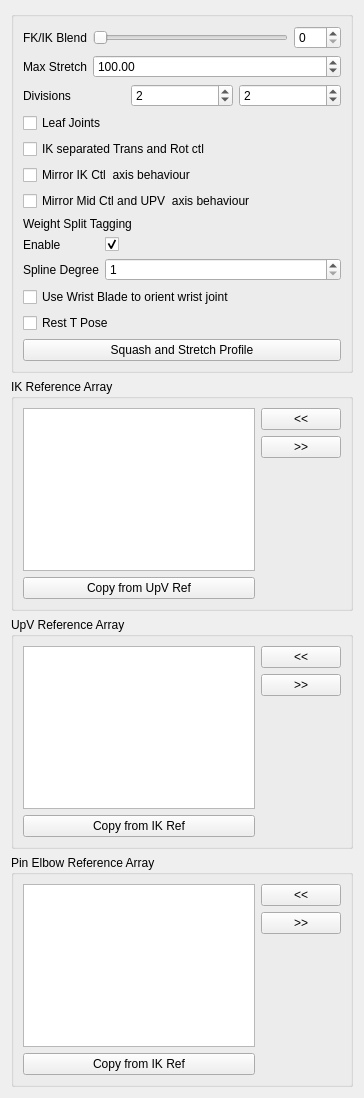
<?xml version="1.0" encoding="UTF-8"?>
<ui version="4.0">
 <class>Form</class>
 <widget class="QWidget" name="Form">
  <property name="geometry">
   <rect>
    <x>0</x>
    <y>0</y>
    <width>364</width>
    <height>1098</height>
   </rect>
  </property>
  <property name="windowTitle">
   <string>Form</string>
  </property>
  <layout class="QGridLayout" name="gridLayout">
   <item row="0" column="0">
    <widget class="QGroupBox" name="groupBox">
     <property name="title">
      <string/>
     </property>
     <layout class="QGridLayout" name="gridLayout_2">
      <item row="0" column="0">
       <layout class="QVBoxLayout" name="verticalLayout">
        <item>
         <layout class="QFormLayout" name="formLayout">
          <property name="fieldGrowthPolicy">
           <enum>QFormLayout::AllNonFixedFieldsGrow</enum>
          </property>
          <item row="0" column="0">
           <widget class="QLabel" name="ikfk_label">
            <property name="text">
             <string>FK/IK Blend</string>
            </property>
           </widget>
          </item>
          <item row="0" column="1">
           <layout class="QHBoxLayout" name="horizontalLayout_3">
            <item>
             <widget class="QSlider" name="ikfk_slider">
              <property name="minimumSize">
               <size>
                <width>0</width>
                <height>15</height>
               </size>
              </property>
              <property name="maximum">
               <number>100</number>
              </property>
              <property name="orientation">
               <enum>Qt::Horizontal</enum>
              </property>
             </widget>
            </item>
            <item>
             <widget class="QSpinBox" name="ikfk_spinBox">
              <property name="maximum">
               <number>100</number>
              </property>
             </widget>
            </item>
           </layout>
          </item>
          <item row="1" column="0">
           <widget class="QLabel" name="maxStretch_label">
            <property name="sizePolicy">
             <sizepolicy hsizetype="MinimumExpanding" vsizetype="MinimumExpanding">
              <horstretch>0</horstretch>
              <verstretch>0</verstretch>
             </sizepolicy>
            </property>
            <property name="text">
             <string>Max Stretch</string>
            </property>
           </widget>
          </item>
          <item row="1" column="1">
           <widget class="QDoubleSpinBox" name="maxStretch_spinBox">
            <property name="sizePolicy">
             <sizepolicy hsizetype="MinimumExpanding" vsizetype="Fixed">
              <horstretch>0</horstretch>
              <verstretch>0</verstretch>
             </sizepolicy>
            </property>
            <property name="minimum">
             <double>1.000000000000000</double>
            </property>
            <property name="maximum">
             <double>1000.000000000000000</double>
            </property>
            <property name="value">
             <double>100.000000000000000</double>
            </property>
           </widget>
          </item>
         </layout>
        </item>
        <item>
         <layout class="QHBoxLayout" name="horizontalLayout">
          <item>
           <widget class="QLabel" name="divisions_label">
            <property name="text">
             <string>Divisions</string>
            </property>
           </widget>
          </item>
          <item>
           <widget class="QSpinBox" name="div0_spinBox">
            <property name="minimum">
             <number>0</number>
            </property>
            <property name="value">
             <number>2</number>
            </property>
           </widget>
          </item>
          <item>
           <widget class="QSpinBox" name="div1_spinBox">
            <property name="minimum">
             <number>0</number>
            </property>
            <property name="value">
             <number>2</number>
            </property>
           </widget>
          </item>
         </layout>
        </item>
        <item>
         <widget class="QCheckBox" name="leafJoints_checkBox">
          <property name="text">
           <string>Leaf Joints</string>
          </property>
         </widget>
        </item>
        <item>
         <widget class="QCheckBox" name="ikTR_checkBox">
          <property name="text">
           <string>IK separated Trans and Rot ctl</string>
          </property>
         </widget>
        </item>
        <item>
         <widget class="QCheckBox" name="mirrorIK_checkBox">
          <property name="toolTip">
           <string extracomment="This option set the axis of the mid CTL (elbow) and the up vector control to move in a mirror behaviour ">This option set the axis of the mid CTL (elbow) and the up vector control to move in a mirror behaviour </string>
          </property>
          <property name="statusTip">
           <string extracomment="This option set the axis of the mid CTL (elbow) and the up vector control to move in a mirror behaviour ">This option set the axis of the mid CTL (elbow) and the up vector control to move in a mirror behaviour </string>
          </property>
          <property name="whatsThis">
           <string>This option set the axis of the mid CTL (elbow) and the up vector control to move in a mirror behaviour </string>
          </property>
          <property name="text">
           <string>Mirror IK Ctl  axis behaviour</string>
          </property>
         </widget>
        </item>
        <item>
         <widget class="QCheckBox" name="mirrorMid_checkBox">
          <property name="toolTip">
           <string extracomment="This option set the axis of the mid CTL (elbow) and the up vector control to move in a mirror behaviour ">This option set the axis of the mid CTL (elbow) and the up vector control to move in a mirror behaviour </string>
          </property>
          <property name="statusTip">
           <string extracomment="This option set the axis of the mid CTL (elbow) and the up vector control to move in a mirror behaviour ">This option set the axis of the mid CTL (elbow) and the up vector control to move in a mirror behaviour </string>
          </property>
          <property name="whatsThis">
           <string>This option set the axis of the mid CTL (elbow) and the up vector control to move in a mirror behaviour </string>
          </property>
          <property name="text">
           <string>Mirror Mid Ctl and UPV  axis behaviour</string>
          </property>
         </widget>
        </item>
        <item>
         <layout class="QFormLayout" name="weight_split_formLayout">
          <item row="0" column="0" colspan="2">
           <widget class="QLabel" name="weight_split_label">
            <property name="text">
             <string>Weight Split Tagging</string>
            </property>
           </widget>
          </item>
          <item row="1" column="0">
           <widget class="QLabel" name="weight_split_enable_label">
            <property name="toolTip">
             <string>Tag the component joints for automatic skin weight splitting.</string>
            </property>
            <property name="text">
             <string>Enable</string>
            </property>
           </widget>
          </item>
          <item row="1" column="1">
           <widget class="QCheckBox" name="weight_split_enable_checkBox">
            <property name="toolTip">
             <string>Tag the component joints for automatic skin weight splitting.</string>
            </property>
            <property name="checked">
             <bool>true</bool>
            </property>
           </widget>
          </item>
          <item row="2" column="0">
           <widget class="QLabel" name="spline_degree_label">
            <property name="toolTip">
             <string>Higher values produce smoother skin weight splits.</string>
            </property>
            <property name="text">
             <string>Spline Degree</string>
            </property>
           </widget>
          </item>
          <item row="2" column="1">
           <widget class="QSpinBox" name="spline_degree_spinBox">
            <property name="minimum">
             <number>1</number>
            </property>
            <property name="maximum">
             <number>5</number>
            </property>
           </widget>
          </item>
         </layout>
        </item>
        <item>
         <widget class="QCheckBox" name="useBlade_checkBox">
          <property name="toolTip">
           <string>&lt;html&gt;&lt;head/&gt;&lt;body&gt;&lt;p&gt;If checked, will use a blade to control the wrist joint orientation. This doesn't affect the controls that are align with the arm plane.&lt;/p&gt;&lt;/body&gt;&lt;/html&gt;</string>
          </property>
          <property name="statusTip">
           <string extracomment="This option set the axis of the mid CTL (elbow) and the up vector control to move in a mirror behaviour "/>
          </property>
          <property name="whatsThis">
           <string/>
          </property>
          <property name="text">
           <string>Use Wrist Blade to orient wrist joint</string>
          </property>
         </widget>
        </item>
        <item>
         <widget class="QCheckBox" name="TPoseRest_checkBox">
          <property name="toolTip">
           <string extracomment="This option set the axis of the mid CTL (elbow) and the up vector control to move in a mirror behaviour ">&lt;html&gt;&lt;head/&gt;&lt;body&gt;&lt;p&gt;If checked, the Rest pose for controls will be in T Pose&lt;/p&gt;&lt;/body&gt;&lt;/html&gt;</string>
          </property>
          <property name="statusTip">
           <string extracomment="This option set the axis of the mid CTL (elbow) and the up vector control to move in a mirror behaviour ">This option set the axis of the mid CTL (elbow) and the up vector control to move in a mirror behaviour </string>
          </property>
          <property name="whatsThis">
           <string>This option set the axis of the mid CTL (elbow) and the up vector control to move in a mirror behaviour </string>
          </property>
          <property name="text">
           <string>Rest T Pose</string>
          </property>
         </widget>
        </item>
        <item>
         <layout class="QHBoxLayout" name="horizontalLayout_2">
          <item>
           <widget class="QPushButton" name="squashStretchProfile_pushButton">
            <property name="text">
             <string>Squash and Stretch Profile</string>
            </property>
           </widget>
          </item>
         </layout>
        </item>
       </layout>
      </item>
     </layout>
    </widget>
   </item>
   <item row="1" column="0">
    <widget class="QGroupBox" name="ikRefArray_groupBox">
     <property name="title">
      <string>IK Reference Array</string>
     </property>
     <layout class="QGridLayout" name="gridLayout_3">
      <item row="0" column="0">
       <layout class="QHBoxLayout" name="ikRefArray_horizontalLayout">
        <item>
         <layout class="QVBoxLayout" name="ikRefArray_verticalLayout_1">
          <item>
           <widget class="QListWidget" name="ikRefArray_listWidget">
            <property name="dragDropOverwriteMode">
             <bool>true</bool>
            </property>
            <property name="dragDropMode">
             <enum>QAbstractItemView::InternalMove</enum>
            </property>
            <property name="defaultDropAction">
             <enum>Qt::MoveAction</enum>
            </property>
            <property name="alternatingRowColors">
             <bool>true</bool>
            </property>
            <property name="selectionMode">
             <enum>QAbstractItemView::ExtendedSelection</enum>
            </property>
            <property name="selectionRectVisible">
             <bool>false</bool>
            </property>
           </widget>
          </item>
          <item>
           <widget class="QPushButton" name="ikRefArray_copyRef_pushButton">
            <property name="text">
             <string>Copy from UpV Ref</string>
            </property>
           </widget>
          </item>
         </layout>
        </item>
        <item>
         <layout class="QVBoxLayout" name="ikRefArray_verticalLayout_2">
          <item>
           <widget class="QPushButton" name="ikRefArrayAdd_pushButton">
            <property name="text">
             <string>&lt;&lt;</string>
            </property>
           </widget>
          </item>
          <item>
           <widget class="QPushButton" name="ikRefArrayRemove_pushButton">
            <property name="text">
             <string>&gt;&gt;</string>
            </property>
           </widget>
          </item>
          <item>
           <spacer name="ikRefArray_verticalSpacer">
            <property name="orientation">
             <enum>Qt::Vertical</enum>
            </property>
            <property name="sizeHint" stdset="0">
             <size>
              <width>20</width>
              <height>40</height>
             </size>
            </property>
           </spacer>
          </item>
         </layout>
        </item>
       </layout>
      </item>
     </layout>
    </widget>
   </item>
   <item row="2" column="0">
    <widget class="QGroupBox" name="upvRefArray_groupBox">
     <property name="title">
      <string>UpV Reference Array</string>
     </property>
     <layout class="QGridLayout" name="gridLayout_5">
      <item row="0" column="0">
       <layout class="QHBoxLayout" name="upvRefArray_horizontalLayout">
        <item>
         <layout class="QVBoxLayout" name="upvRefArray_verticalLayout_1">
          <item>
           <widget class="QListWidget" name="upvRefArray_listWidget">
            <property name="dragDropOverwriteMode">
             <bool>true</bool>
            </property>
            <property name="dragDropMode">
             <enum>QAbstractItemView::InternalMove</enum>
            </property>
            <property name="defaultDropAction">
             <enum>Qt::MoveAction</enum>
            </property>
            <property name="alternatingRowColors">
             <bool>true</bool>
            </property>
            <property name="selectionMode">
             <enum>QAbstractItemView::ExtendedSelection</enum>
            </property>
            <property name="selectionRectVisible">
             <bool>false</bool>
            </property>
           </widget>
          </item>
          <item>
           <widget class="QPushButton" name="upvRefArray_copyRef_pushButton">
            <property name="text">
             <string>Copy from IK Ref</string>
            </property>
           </widget>
          </item>
         </layout>
        </item>
        <item>
         <layout class="QVBoxLayout" name="upvRefArray_verticalLayout_2">
          <item>
           <widget class="QPushButton" name="upvRefArrayAdd_pushButton">
            <property name="text">
             <string>&lt;&lt;</string>
            </property>
           </widget>
          </item>
          <item>
           <widget class="QPushButton" name="upvRefArrayRemove_pushButton">
            <property name="text">
             <string>&gt;&gt;</string>
            </property>
           </widget>
          </item>
          <item>
           <spacer name="upvRefArray_verticalSpacer">
            <property name="orientation">
             <enum>Qt::Vertical</enum>
            </property>
            <property name="sizeHint" stdset="0">
             <size>
              <width>20</width>
              <height>40</height>
             </size>
            </property>
           </spacer>
          </item>
         </layout>
        </item>
       </layout>
      </item>
     </layout>
    </widget>
   </item>
   <item row="3" column="0">
    <widget class="QGroupBox" name="pinRefArray_groupBox">
     <property name="title">
      <string>Pin Elbow Reference Array</string>
     </property>
     <layout class="QGridLayout" name="gridLayout_4">
      <item row="0" column="0">
       <layout class="QHBoxLayout" name="pinRefArray_horizontalLayout">
        <item>
         <layout class="QVBoxLayout" name="pinRefArray_verticalLayout">
          <item>
           <widget class="QListWidget" name="pinRefArray_listWidget">
            <property name="dragDropOverwriteMode">
             <bool>true</bool>
            </property>
            <property name="dragDropMode">
             <enum>QAbstractItemView::InternalMove</enum>
            </property>
            <property name="defaultDropAction">
             <enum>Qt::MoveAction</enum>
            </property>
            <property name="alternatingRowColors">
             <bool>true</bool>
            </property>
            <property name="selectionMode">
             <enum>QAbstractItemView::ExtendedSelection</enum>
            </property>
            <property name="selectionRectVisible">
             <bool>false</bool>
            </property>
           </widget>
          </item>
          <item>
           <widget class="QPushButton" name="pinRefArray_copyRef_pushButton">
            <property name="text">
             <string>Copy from IK Ref</string>
            </property>
           </widget>
          </item>
         </layout>
        </item>
        <item>
         <layout class="QVBoxLayout" name="pinRefArray_verticalLayout_2">
          <item>
           <widget class="QPushButton" name="pinRefArrayAdd_pushButton">
            <property name="text">
             <string>&lt;&lt;</string>
            </property>
           </widget>
          </item>
          <item>
           <widget class="QPushButton" name="pinRefArrayRemove_pushButton">
            <property name="text">
             <string>&gt;&gt;</string>
            </property>
           </widget>
          </item>
          <item>
           <spacer name="pinRefArray_verticalSpacer">
            <property name="orientation">
             <enum>Qt::Vertical</enum>
            </property>
            <property name="sizeHint" stdset="0">
             <size>
              <width>20</width>
              <height>40</height>
             </size>
            </property>
           </spacer>
          </item>
         </layout>
        </item>
       </layout>
      </item>
     </layout>
    </widget>
   </item>
  </layout>
 </widget>
 <resources/>
 <connections>
  <connection>
   <sender>ikfk_slider</sender>
   <signal>sliderMoved(int)</signal>
   <receiver>ikfk_spinBox</receiver>
   <slot>setValue(int)</slot>
   <hints>
    <hint type="sourcelabel">
     <x>144</x>
     <y>47</y>
    </hint>
    <hint type="destinationlabel">
     <x>220</x>
     <y>45</y>
    </hint>
   </hints>
  </connection>
  <connection>
   <sender>ikfk_spinBox</sender>
   <signal>valueChanged(int)</signal>
   <receiver>ikfk_slider</receiver>
   <slot>setValue(int)</slot>
   <hints>
    <hint type="sourcelabel">
     <x>222</x>
     <y>37</y>
    </hint>
    <hint type="destinationlabel">
     <x>182</x>
     <y>37</y>
    </hint>
   </hints>
  </connection>
 </connections>
</ui>
